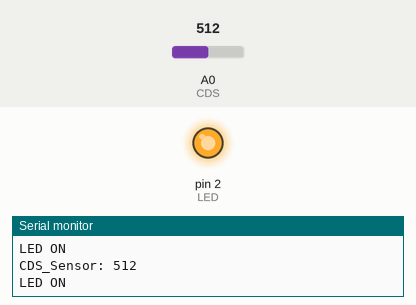
The sketch below on a simulated Arduino Uno, built with avr-gcc and run on an emulated ATmega328P. Shown: output pins drawn as LEDs (lit = HIGH), the last lines printed to the serial monitor. The inputs (shaded band) are chosen by the test bench; at power-on: A0 (CDS) = 512.

Above: at 1.8 s.
1.9 s: A0 (CDS) set to 484
At 2.4 s:
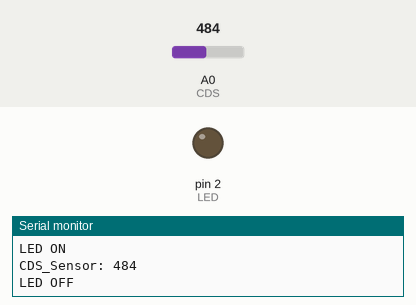
3.5 s: A0 (CDS) set to 510
At 5.2 s:
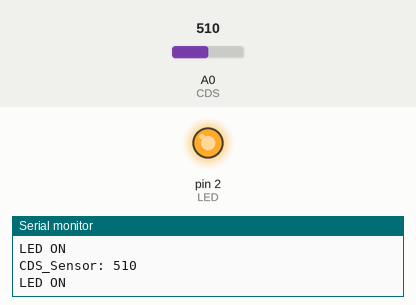
5.5 s: A0 (CDS) set to 490
At 6.7 s:
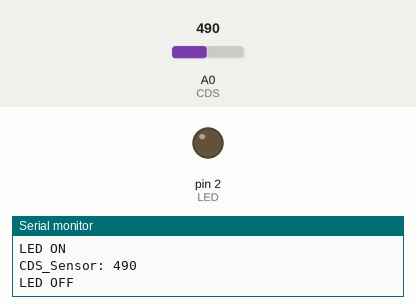
Timing chart, 0 to 8.5 s (numbered marks = the images above; inputs shaded):
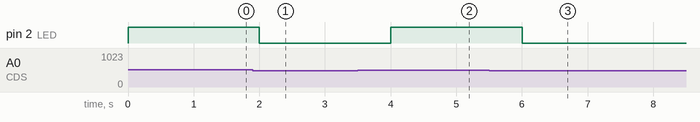

The sketch:

16_PhotoResistor.ino
```cpp
int CDS = A0;
int LED = 2;

void setup() {
  Serial.begin(9600);
  pinMode(CDS, INPUT);
  pinMode(LED,OUTPUT);
}

void loop() {
  int val = analogRead(CDS);
  Serial.print("CDS_Sensor: ");
  Serial.println(val);

  if(val > 500) {
    digitalWrite(LED, HIGH);
    Serial.println("LED ON");
  }

  else {
    digitalWrite(LED, LOW);
    Serial.println("LED OFF");
  }

  delay(1000);
}
```

Measured:
- the behaviour switches between 501 and 500 on A0 (CDS) (found by bisection; images 0 and 1)
- after the input at 1.9 s, pin 2 (LED): HIGH → LOW after 0.10 s
- after the input at 3.5 s, pin 2 (LED): LOW → HIGH after 0.50 s
- after the input at 5.5 s, pin 2 (LED): HIGH → LOW after 0.50 s
